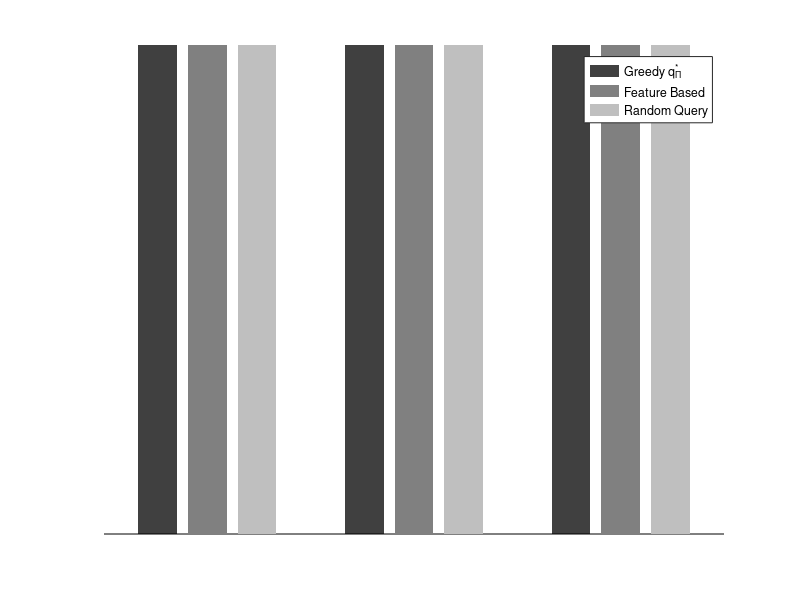

The MATLAB source for this figure:
function main()
  C = repmat((1:3) / 4, 3, 1)'
  Y = ones(3, 3)';
  
  h = bar(Y);
  for iBarSeries = 1:size(Y,2)
    set(h(iBarSeries), 'FaceColor', C(iBarSeries, :), 'EdgeColor', 'none');
  end

  axis off
  legend('Greedy q^*_\Pi', 'Feature Based', 'Random Query');
  %legend('Opt q^*_\Pi', 'Greedy q^*_\Pi', 'Query Projection', 'Belief Change', 'Disagreement', 'Random Query');
  %legend('Greedy q^*_\Pi', 'Query Projection', 'Belief Change', 'Disagreement', 'Random Query');

  %set(gcf,'PaperUnits','inches','PaperPosition',[0 0 3 1.5])
  print('-deps', ['rsLegend.eps'], '-r100');
end
